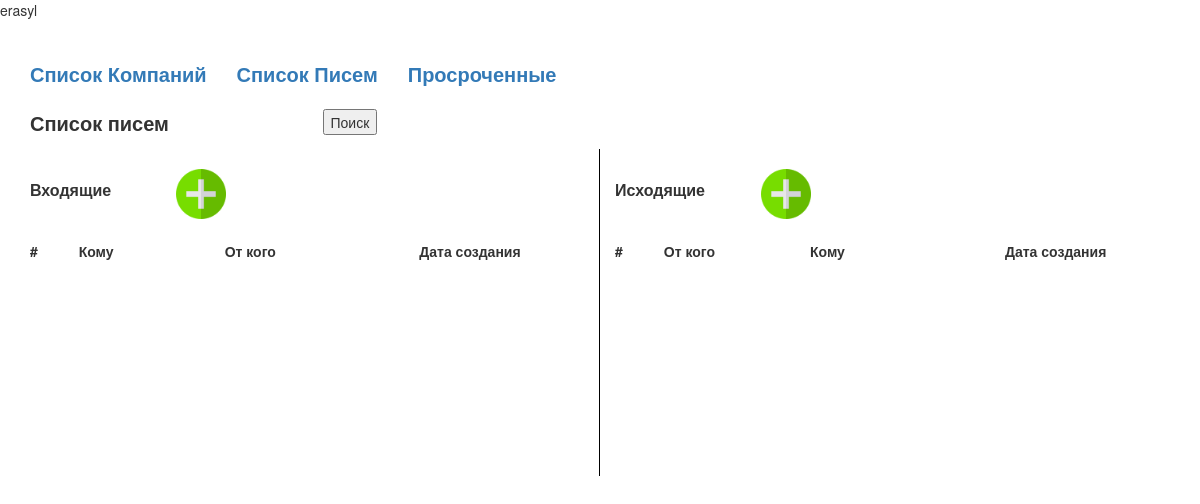
Before: / (signed in) with the older database file.
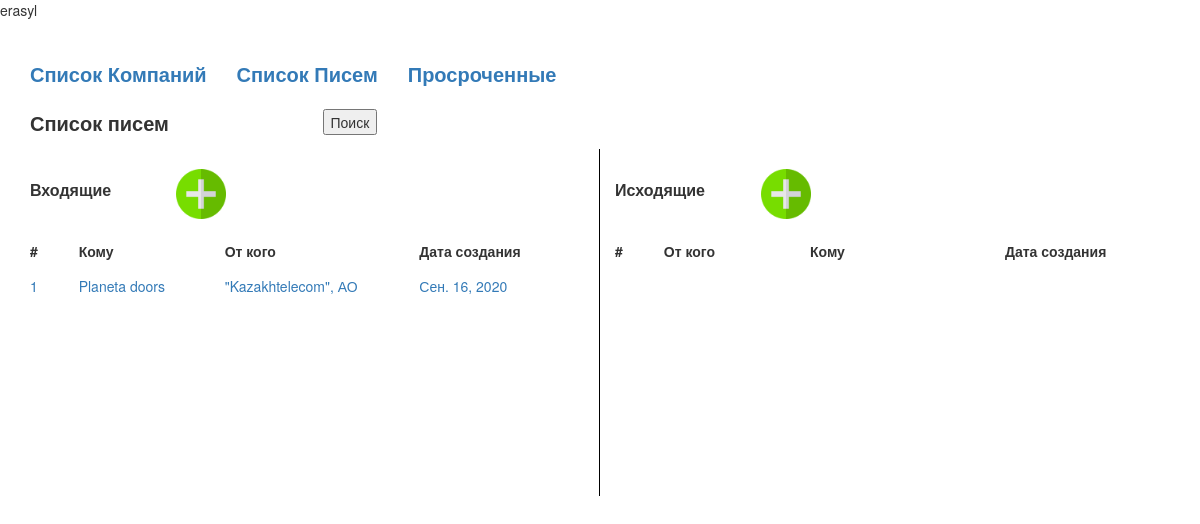
After: the same page with the newer database file.
### blog/models.py (models this page shows, shortened)
class InMail(models.Model):
    status = models.CharField('Статус', max_length=20, default='incoming', editable=False)
    created_at = models.DateField(auto_now_add=True, null=True,)
    own_company = models.ForeignKey(OwnCompany, on_delete=models.CASCADE, null=True, verbose_name='Наши компаний')
    side_two = models.ForeignKey(Entity, on_delete=models.CASCADE, null=True, verbose_name='От кого')
    in_number = models.IntegerField('Входящий Номер')
    upload_file = models.FileField(null=True, upload_to=file_path, blank=True)
    response_to = models.ForeignKey('OutMail', on_delete=models.CASCADE, null=True, blank=True, verbose_name='Ответ на письмо')
    topic = models.TextField('Тема', max_length=500, null=True, blank=True)
    class Meta:
        unique_together = ('in_number', 'own_company',)

class OwnCompany(models.Model):
    name = models.CharField('Название Юр. Лица', max_length=200)
    ebin = models.CharField('БИН РК', max_length=12, blank=True)
    def __str__(self):
        return self.name

class Entity(models.Model):
    name = models.CharField('Название Юр. Лица', max_length=200)
    side_one = models.CharField('Резидент РК', max_length=1, choices=resident_choice, default='1')
    ebin = models.CharField('БИН РК', max_length=12, blank=True)
    etype = models.CharField('Тип организаций', max_length=1, choices=entity_type)
    ebin2 = models.CharField('Иностранный Номер', max_length=200, blank=True)
    def __str__(self):
        return '"' + self.name +'", ' + self.get_etype_display()

### blog/views.py (the view)
# urls.py: path('', views.mail_list, name='mail_list'),
def mail_list(request):
    inmails = InMail.objects.all()
    outmails = OutMail.objects.all()
    context = {
        'inmails': inmails,
        'outmails': outmails,
    }
    return render(request, 'blog/mail_list.html', context)

### blog/templates/blog/mail_list.html (shortened to what this page needs)
{% extends 'blog/base.html' %}
{% block content %}
    <div class="mail_list">
        <div class="row">
            <div class="col-md-3">
                <div class="title">Список писем</div>
            </div>
            <div class="col-md-2">
                <form action="{% url 'mail_search' %}" method="get">
                    <button type="submit">Поиск</button>
                </form>
            </div>
        </div>
        <div class="row">
            <div class="col-md-6 left">
                <div class="row top">
                    <div class="col-md-3">
                        <div class="sub_title">Входящие</div>
                    </div>
                    <div class="col-md-9">
                        <a href="{% url 'admin:blog_inmail_add' %}"><img class="plus" src="/media/images/plus.png"></a>
                    </div>
                </div>
                <div class="row">
                    <div class="sub_label col-md-1">
                        #
                    </div>
                    <div class="sub_label col-md-3">
                        Кому
                    </div>
                    <div class="sub_label col-md-4">
                        От кого
                    </div>
                    <div class="sub_label col-md-4">
                        Дата создания
                    </div>
                </div>
                {% for mail in inmails %}
                <a href="{% url 'mail_detail' status=mail.status pk=mail.id %}">
                    <div class="row">
                        <div class="col-md-1">
                            {{ mail.in_number }}
                        </div>
                        <div class="col-md-3">
                            {{ mail.own_company }}
                        </div>
                        <div class="col-md-4">
                            {{ mail.side_two }}
                        </div>
                        <div class="col-md-4">
                            {{ mail.created_at }}
                        </div>
                    </div>
                </a>
                {% endfor %}
            </div>
            <div class="col-md-6">
                <div class="row top">
                    <div class="col-md-3">
                        <div class="sub_title">Исходящие</div>
                    </div>
                    <div class="col-md-9">
                        <a href="{% url 'admin:blog_outmail_add' %}"><img class="plus" src="/media/images/plus.png"></a>
                    </div>
                </div>
                <div class="row">
                    <div class="sub_label col-md-1">
                        #
                    </div>
                    <div class="sub_label col-md-3">
                        От кого
                    </div>
                    <div class="sub_label col-md-4">
                        Кому
                    </div>
                    <div class="sub_label col-md-4">
                        Дата создания
                    </div>
                </div>
            </div>
        </div>
    </div>
{% endblock %}

Changed rows visible on the page:
added InMail: in_number "1", own_company "Planeta doors", side_two "\"Kazakhtelecom\", АО", created_at "Сен. 16, 2020"
